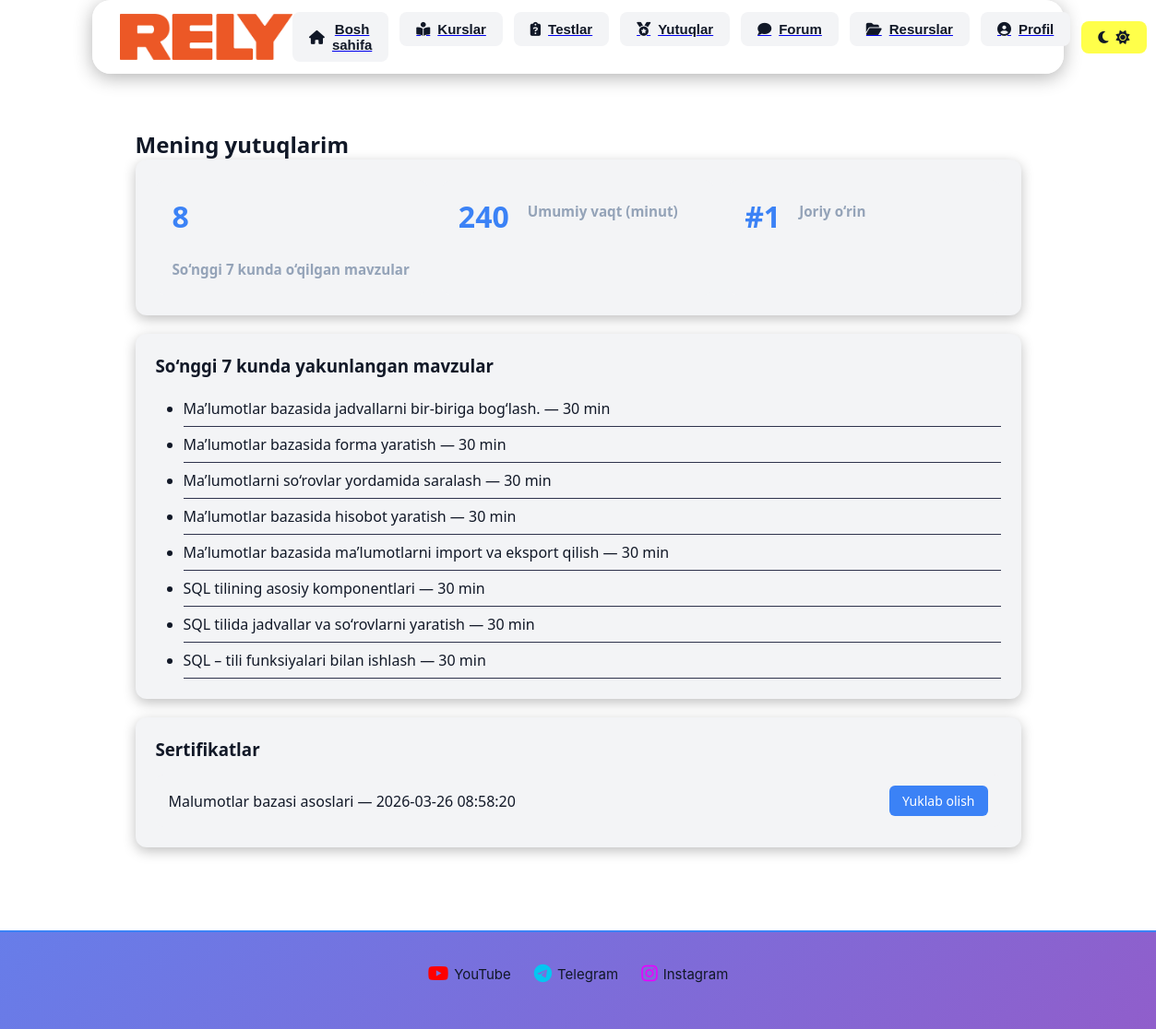
Page /student/achievements (signed in) on the committed database.
### tables this page shows
CREATE TABLE topics(
    id INTEGER PRIMARY KEY AUTOINCREMENT,
    name TEXT NOT NULL,
    video TEXT,
    content TEXT,
    time INTEGER,
    number INTEGER NOT NULL,
    chapter_id INTEGER NOT NULL, test_id TEXT,
    UNIQUE(number, chapter_id),
    FOREIGN KEY(chapter_id)
        REFERENCES chapters(id)
        ON DELETE CASCADE
);

CREATE TABLE certificates(
    id INTEGER PRIMARY KEY AUTOINCREMENT,
    user_id INTEGER NOT NULL,
    course_id INTEGER NOT NULL,
    date TEXT DEFAULT CURRENT_TIMESTAMP,
    UNIQUE(user_id, course_id),
    FOREIGN KEY(user_id)
        REFERENCES users(id)
        ON DELETE CASCADE,
    FOREIGN KEY(course_id)
        REFERENCES courses(id)
        ON DELETE CASCADE
);

CREATE TABLE courses(
    id INTEGER PRIMARY KEY AUTOINCREMENT,
    name TEXT NOT NULL,
    title TEXT NOT NULL,
    img TEXT
);

### routes/student.py (the view)
@bp.route("/achievements")
def achievements():
    user_id = session.get("user_id")
    if not user_id:
        return redirect("/login")
    conn = sqlite3.connect("database.db")
    conn.row_factory = sqlite3.Row  # natijalarni dict kabi ishlatish uchun
    c = conn.cursor()
    certificates = c.execute("""
        SELECT c.*, cr.name AS course_name
        FROM certificates c
        JOIN courses cr ON c.course_id = cr.id
        WHERE c.user_id=?
    """, (user_id,)).fetchall()
    seven_days_ago = (datetime.now() - timedelta(days=7)).strftime("%Y-%m-%d %H:%M:%S")
    recent_topics = c.execute("""
        SELECT t.id, t.name, t.time
        FROM studies s
        JOIN topics t ON s.topic_id=t.id
        WHERE s.user_id=? AND s.value='succesfully' AND s.date>=?
    """, (user_id, seven_days_ago)).fetchall()
    total_minutes = sum([t["time"] for t in recent_topics if t["time"]])
    total_topics = len(recent_topics)
    all_users = c.execute("""
        SELECT s.user_id, SUM(t.time) AS total_time
        FROM studies s
        JOIN topics t ON s.topic_id=t.id
        WHERE s.value='succesfully'
        GROUP BY s.user_id
        ORDER BY total_time DESC
    """).fetchall()
    position = 1
    for idx, u in enumerate(all_users, 1):
        if u["user_id"] == user_id:
            position = idx
            break
    conn.close()
    return render_template(
        "student/achievements.html",
        certificates=certificates,
        total_topics=total_topics,
        total_minutes=total_minutes,
        position=position,
        recent_topics=recent_topics
    )

### templates/student/achievements.html (shortened to what this page needs)
{% extends "base.html" %}
{% block content %}
<div class="achievements" >
    <h2>Mening yutuqlarim</h2>
    <div class="section stats">
        <div class="stat">
            <h1>{{ total_topics }}</h1>
            <h4>So‘nggi 7 kunda o‘qilgan mavzular</h4>
        </div>
        <div class="stat">
            <h1>{{ total_minutes }}</h1>
            <h4>Umumiy vaqt (minut)</h4>
        </div>
        <div class="stat">
            <h1>#{{ position }}</h1>
            <h4>Joriy o‘rin</h4>
        </div>
    </div>
    <div class="section">
        <h3 style="background: var(--card-bg);color: var(--text-color);">So‘nggi 7 kunda yakunlangan mavzular</h3>
        {% if recent_topics %}
            <ul style="margin-left: 30px;">
            {% for t in recent_topics %}
                <li class="recent-topic">{{ t['name'] }} — {{ t['time'] }} min</li>
            {% endfor %}
            </ul>
        {% else %}
            <p>Hali mavzu yakunlanmagan.</p>
        {% endif %}
    </div>
    <div class="section">
        <h3 style="background: var(--card-bg);color: var(--text-color);">Sertifikatlar</h3>
        {% if certificates %}
            {% for c in certificates %}
                <div class="cert">
                    <span>{{ c['course_name'] }} — {{ c['date'] }}</span>
                    <a class="button" href="{{ url_for('dashboard.download_certificate', cert_id=c['id']) }}">Yuklab olish</a>
                </div>
            {% endfor %}
        {% else %}
            <p>Sizda hali sertifikat mavjud emas.</p>
        {% endif %}
    </div>
</div>
{% endblock %}

### static/css/base.css (style rules this page uses)
* { margin: 0; padding: 0; box-sizing: border-box; }
body { font-family: -apple-system, BlinkMacSystemFont, "Segoe UI", Roboto, sans-serif; background-color: #f4f6fb; background: linear-gradient(90deg, #6695fb, #5d2efa); color: #333; }
:root { --bg-color: #ffffff; --text-color: #111827; --card-bg: #f3f4f6; --nav-bg: rgba(255,255,255,0.8); }
.stat { display: flex; gap: 20px; flex-wrap: wrap; }

### templates/base.html (style rules this page uses)
body { margin: 0; font-family: 'Inter', sans-serif; background: linear-gradient(135deg, #0f111a 0%, #1c1f2a 100%); color: #e5e7eb; min-height: 100vh; }
body { background: var(--bg-color); color: var(--text-color); }
* { transition: all 0.3s ease; }

### templates/student/achievements.html (style rules this page uses)
.achievements { max-width:1000px; margin:auto; padding:20px; font-family:'Segoe UI', Tahoma, Geneva, Verdana, sans-serif; color:#e5e7eb; color: var(--text-color); }
.section { background: var(--card-bg);color: var(--text-color); padding:22px; margin-bottom:20px; border-radius:12px; box-shadow:0 4px 14px rgba(0,0,0,0.25); }
.section h3 { margin-bottom:15px; color:#ffffff; }
.stats { display:grid; grid-template-columns:repeat(auto-fit,minmax(160px,1fr)); gap:15px; }
.stat { background: var(--card-bg);color: var(--text-color); padding:18px; border-radius:10px; text-align:center; transition: transform 0.3s, box-shadow 0.3s; }
.stat h1 { margin:0; font-size:2rem; color:#3b82f6; }
.stat h4 { margin-top:6px; font-size:0.95rem; color:#94a3b8; }
.recent-topic { padding:8px 0; border-bottom:1px solid #2e334c; }
.cert { display:flex; justify-content:space-between; align-items:center; background: var(--card-bg);color: var(--text-color); padding:12px 14px; border-radius:8px; margin-top:10px; transition: background 0.3s, transform 0.3s; }
.button { background:#3b82f6; color:white; padding:7px 14px; border-radius:6px; text-decoration:none; font-size:14px; transition: background 0.3s, transform 0.3s; }

### rows in the picture
topics: name "Ma’lumotlar bazasida jadvallarni bir-biriga bog‘lash.", time "30"
topics: name "Ma’lumotlar bazasida forma yaratish", time "30"
topics: name "Ma’lumotlarni so‘rovlar yordamida saralash", time "30"
topics: name "Ma’lumotlar bazasida hisobot yaratish", time "30"
topics: name "Ma’lumotlar bazasida ma’lumotlarni import va eksport qilish", time "30"
topics: name "SQL tilining asosiy komponentlari", time "30"
topics: name "SQL tilida jadvallar va so‘rovlarni yaratish", time "30"
topics: name "SQL – tili funksiyalari bilan ishlash", time "30"
certificates: course_name "Malumotlar bazasi asoslari", date "2026-03-26 08:58:20"

### other values in the picture
{{ total_topics }} "8"
{{ total_minutes }} "240"
{{ position }} "1"
